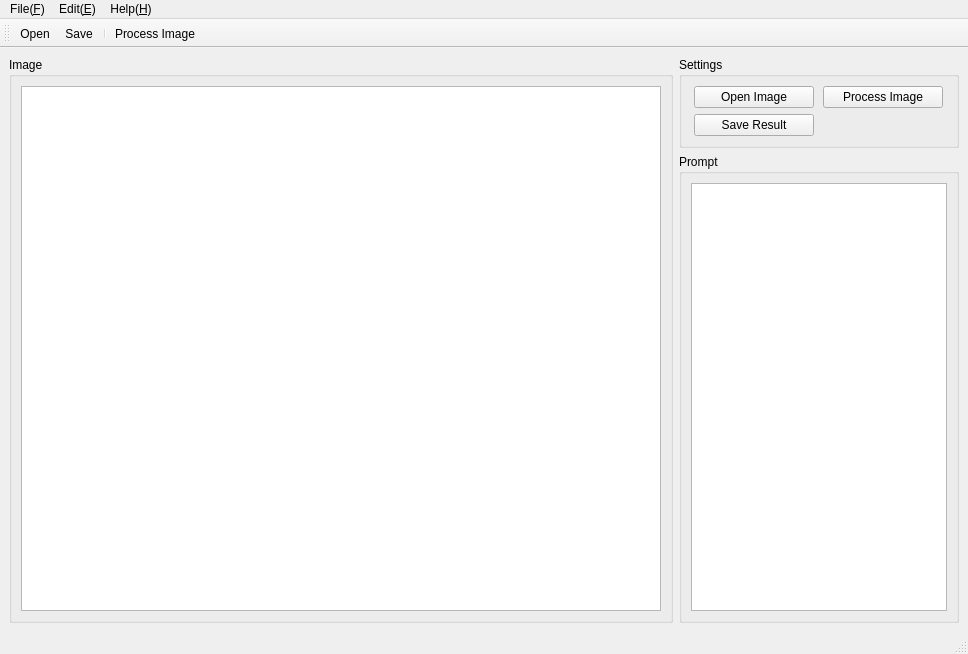
<?xml version="1.0" encoding="UTF-8"?>
<ui version="4.0">
 <class>MainWindow</class>
 <widget class="QMainWindow" name="MainWindow">
  <property name="geometry">
   <rect>
    <x>0</x>
    <y>0</y>
    <width>966</width>
    <height>654</height>
   </rect>
  </property>
  <property name="windowTitle">
   <string>Image Gap Recognition System</string>
  </property>
  <widget class="QWidget" name="centralwidget">
   <layout class="QHBoxLayout" name="horizontalLayout">
    <item>
     <widget class="QGroupBox" name="groupBox">
      <property name="title">
       <string>Image</string>
      </property>
      <layout class="QVBoxLayout" name="verticalLayout">
       <item>
        <widget class="QGraphicsView" name="graphicsView">
         <property name="sizePolicy">
          <sizepolicy hsizetype="Expanding" vsizetype="Preferred">
           <horstretch>0</horstretch>
           <verstretch>0</verstretch>
          </sizepolicy>
         </property>
         <property name="minimumSize">
          <size>
           <width>640</width>
           <height>512</height>
          </size>
         </property>
        </widget>
       </item>
      </layout>
     </widget>
    </item>
    <item>
     <layout class="QVBoxLayout" name="verticalLayout_4">
      <item>
       <widget class="QGroupBox" name="groupBox_2">
        <property name="title">
         <string>Settings</string>
        </property>
        <layout class="QVBoxLayout" name="verticalLayout_2">
         <item>
          <layout class="QGridLayout" name="gridLayout">
           <item row="0" column="0">
            <widget class="QPushButton" name="openBtn">
             <property name="maximumSize">
              <size>
               <width>120</width>
               <height>16777215</height>
              </size>
             </property>
             <property name="text">
              <string>Open Image</string>
             </property>
            </widget>
           </item>
           <item row="0" column="1">
            <widget class="QPushButton" name="processBtn">
             <property name="maximumSize">
              <size>
               <width>120</width>
               <height>16777215</height>
              </size>
             </property>
             <property name="text">
              <string>Process Image</string>
             </property>
            </widget>
           </item>
           <item row="1" column="0">
            <widget class="QPushButton" name="saveBtn">
             <property name="maximumSize">
              <size>
               <width>120</width>
               <height>16777215</height>
              </size>
             </property>
             <property name="text">
              <string>Save Result</string>
             </property>
            </widget>
           </item>
          </layout>
         </item>
        </layout>
       </widget>
      </item>
      <item>
       <widget class="QGroupBox" name="groupBox_3">
        <property name="title">
         <string>Prompt</string>
        </property>
        <layout class="QVBoxLayout" name="verticalLayout_3">
         <item>
          <widget class="QTextBrowser" name="textBrowser">
           <property name="sizePolicy">
            <sizepolicy hsizetype="Minimum" vsizetype="Expanding">
             <horstretch>0</horstretch>
             <verstretch>0</verstretch>
            </sizepolicy>
           </property>
           <property name="maximumSize">
            <size>
             <width>16777215</width>
             <height>16777215</height>
            </size>
           </property>
          </widget>
         </item>
        </layout>
       </widget>
      </item>
     </layout>
    </item>
   </layout>
  </widget>
  <widget class="QMenuBar" name="menubar">
   <property name="geometry">
    <rect>
     <x>0</x>
     <y>0</y>
     <width>966</width>
     <height>33</height>
    </rect>
   </property>
   <widget class="QMenu" name="menuFile">
    <property name="title">
     <string>File(&amp;F)</string>
    </property>
    <addaction name="actionOpen"/>
    <addaction name="actionSave"/>
    <addaction name="actionClose"/>
    <addaction name="separator"/>
    <addaction name="actionQuit"/>
   </widget>
   <widget class="QMenu" name="menuEdit_E">
    <property name="title">
     <string>Edit(&amp;E)</string>
    </property>
    <addaction name="actionProcess"/>
   </widget>
   <widget class="QMenu" name="menuHelp">
    <property name="title">
     <string>Help(&amp;H)</string>
    </property>
    <addaction name="actionHelp"/>
    <addaction name="actionAbout"/>
   </widget>
   <addaction name="menuFile"/>
   <addaction name="menuEdit_E"/>
   <addaction name="menuHelp"/>
  </widget>
  <widget class="QStatusBar" name="statusbar"/>
  <widget class="QToolBar" name="toolBar">
   <property name="windowTitle">
    <string>toolBar</string>
   </property>
   <attribute name="toolBarArea">
    <enum>TopToolBarArea</enum>
   </attribute>
   <attribute name="toolBarBreak">
    <bool>false</bool>
   </attribute>
   <addaction name="actionOpen"/>
   <addaction name="actionSave"/>
   <addaction name="separator"/>
   <addaction name="actionProcess"/>
  </widget>
  <action name="actionOpen">
   <property name="icon">
    <iconset resource="res.qrc">
     <normaloff>:/icons/images/icons/open.png</normaloff>:/icons/images/icons/open.png</iconset>
   </property>
   <property name="text">
    <string>Open</string>
   </property>
  </action>
  <action name="actionSave">
   <property name="icon">
    <iconset resource="res.qrc">
     <normaloff>:/icons/images/icons/save.png</normaloff>:/icons/images/icons/save.png</iconset>
   </property>
   <property name="text">
    <string>Save</string>
   </property>
  </action>
  <action name="actionClose">
   <property name="icon">
    <iconset resource="res.qrc">
     <normaloff>:/icons/images/icons/close.png</normaloff>:/icons/images/icons/close.png</iconset>
   </property>
   <property name="text">
    <string>Close</string>
   </property>
  </action>
  <action name="actionProcess">
   <property name="icon">
    <iconset resource="res.qrc">
     <normaloff>:/icons/images/icons/process.png</normaloff>:/icons/images/icons/process.png</iconset>
   </property>
   <property name="text">
    <string>Process Image</string>
   </property>
  </action>
  <action name="actionHelp">
   <property name="icon">
    <iconset resource="res.qrc">
     <normaloff>:/icons/images/icons/help.png</normaloff>:/icons/images/icons/help.png</iconset>
   </property>
   <property name="text">
    <string>Help</string>
   </property>
  </action>
  <action name="actionAbout">
   <property name="icon">
    <iconset resource="res.qrc">
     <normaloff>:/icons/images/icons/about.png</normaloff>:/icons/images/icons/about.png</iconset>
   </property>
   <property name="text">
    <string>About</string>
   </property>
  </action>
  <action name="actionQuit">
   <property name="icon">
    <iconset resource="res.qrc">
     <normaloff>:/icons/images/icons/quit.png</normaloff>:/icons/images/icons/quit.png</iconset>
   </property>
   <property name="text">
    <string>Quit</string>
   </property>
  </action>
 </widget>
 <resources>
  <include location="res.qrc"/>
 </resources>
 <connections/>
</ui>
